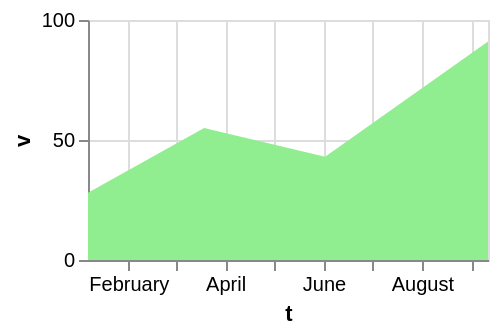

The specification (Vega-Lite) saved for this image:
### Vega-Lite specification from a JSON file in a GitHub repository (floating-point values rounded to 4 significant figures)
{"$schema": "https://vega.github.io/schema/vega-lite/v6.json", "width": 200, "height": 120, "data": {"values": [{"c": "alpha", "v": 28, "w": 3, "t": "2024-01-07"}, {"c": "beta", "v": 55, "w": 7, "t": "2024-03-19"}, {"c": "gamma", "v": 43, "w": 5, "t": "2024-06-02"}, {"c": "delta", "v": 91, "w": 9, "t": "2024-09-11"}]}, "mark": {"type": "area", "color": "lightgreen"}, "encoding": {"x": {"field": "t", "type": "temporal"}, "y": {"field": "v", "type": "quantitative"}}}
